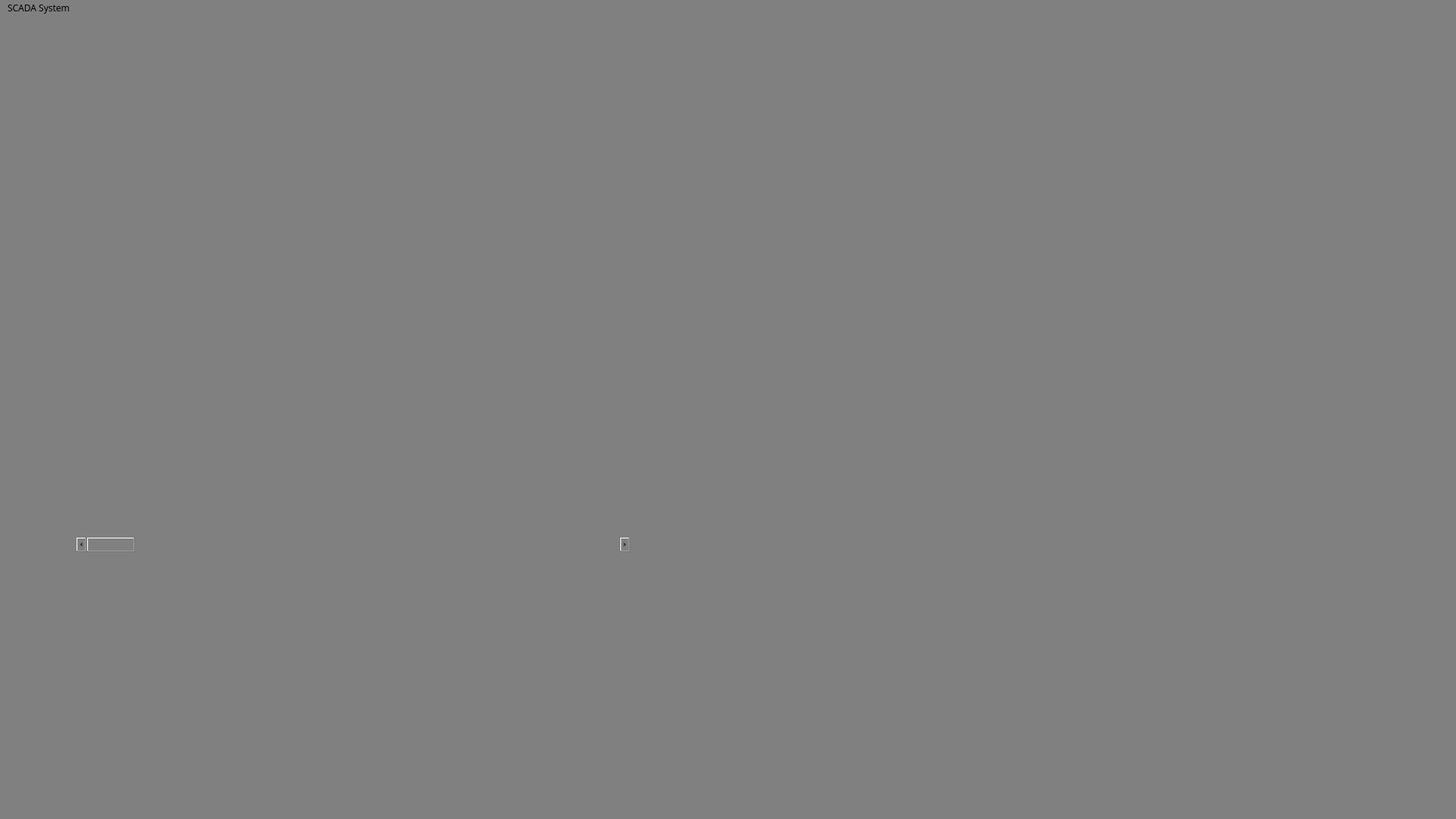
<?xml version="1.0" encoding="UTF-8"?>
<ui version="4.0">
 <class>MainWindow</class>
 <widget class="QMainWindow" name="MainWindow">
  <property name="geometry">
   <rect>
    <x>0</x>
    <y>0</y>
    <width>1920</width>
    <height>1080</height>
   </rect>
  </property>
  <property name="font">
   <font>
    <family>NanumSquare</family>
    <pointsize>30</pointsize>
   </font>
  </property>
  <property name="windowTitle">
   <string>MainWindow</string>
  </property>
  <property name="styleSheet">
   <string notr="true">background-color:grey;</string>
  </property>
  <widget class="QWidget" name="centralwidget">
   <widget class="QWidget" name="horizontalLayoutWidget">
    <property name="geometry">
     <rect>
      <x>1040</x>
      <y>620</y>
      <width>803</width>
      <height>324</height>
     </rect>
    </property>
    <layout class="QHBoxLayout" name="horizontalLayout">
     <item>
      <widget class="QLabel" name="label">
       <property name="enabled">
        <bool>true</bool>
       </property>
       <property name="sizePolicy">
        <sizepolicy hsizetype="Preferred" vsizetype="Preferred">
         <horstretch>0</horstretch>
         <verstretch>0</verstretch>
        </sizepolicy>
       </property>
       <property name="frameShape">
        <enum>QFrame::NoFrame</enum>
       </property>
       <property name="frameShadow">
        <enum>QFrame::Plain</enum>
       </property>
       <property name="lineWidth">
        <number>0</number>
       </property>
       <property name="text">
        <string/>
       </property>
       <property name="textFormat">
        <enum>Qt::AutoText</enum>
       </property>
       <property name="pixmap">
        <pixmap>123층_1누끼.png</pixmap>
       </property>
       <property name="scaledContents">
        <bool>false</bool>
       </property>
       <property name="alignment">
        <set>Qt::AlignCenter</set>
       </property>
       <property name="indent">
        <number>-1</number>
       </property>
      </widget>
     </item>
     <item>
      <widget class="QLabel" name="label_2">
       <property name="text">
        <string/>
       </property>
       <property name="pixmap">
        <pixmap>ABCD위치_A누끼.png</pixmap>
       </property>
       <property name="scaledContents">
        <bool>false</bool>
       </property>
       <property name="alignment">
        <set>Qt::AlignCenter</set>
       </property>
       <property name="indent">
        <number>0</number>
       </property>
      </widget>
     </item>
    </layout>
   </widget>
   <widget class="QScrollBar" name="horizontalScrollBar">
    <property name="geometry">
     <rect>
      <x>100</x>
      <y>686</y>
      <width>731</width>
      <height>20</height>
     </rect>
    </property>
    <property name="orientation">
     <enum>Qt::Horizontal</enum>
    </property>
   </widget>
  </widget>
  <widget class="QMenuBar" name="menubar">
   <property name="geometry">
    <rect>
     <x>0</x>
     <y>0</y>
     <width>1920</width>
     <height>23</height>
    </rect>
   </property>
   <property name="font">
    <font>
     <family>나눔스퀘어</family>
    </font>
   </property>
   <property name="nativeMenuBar">
    <bool>true</bool>
   </property>
   <widget class="QMenu" name="menuSCADA_System">
    <property name="title">
     <string>SCADA System</string>
    </property>
   </widget>
   <addaction name="menuSCADA_System"/>
  </widget>
  <widget class="QStatusBar" name="statusbar"/>
 </widget>
 <resources/>
 <connections/>
</ui>
